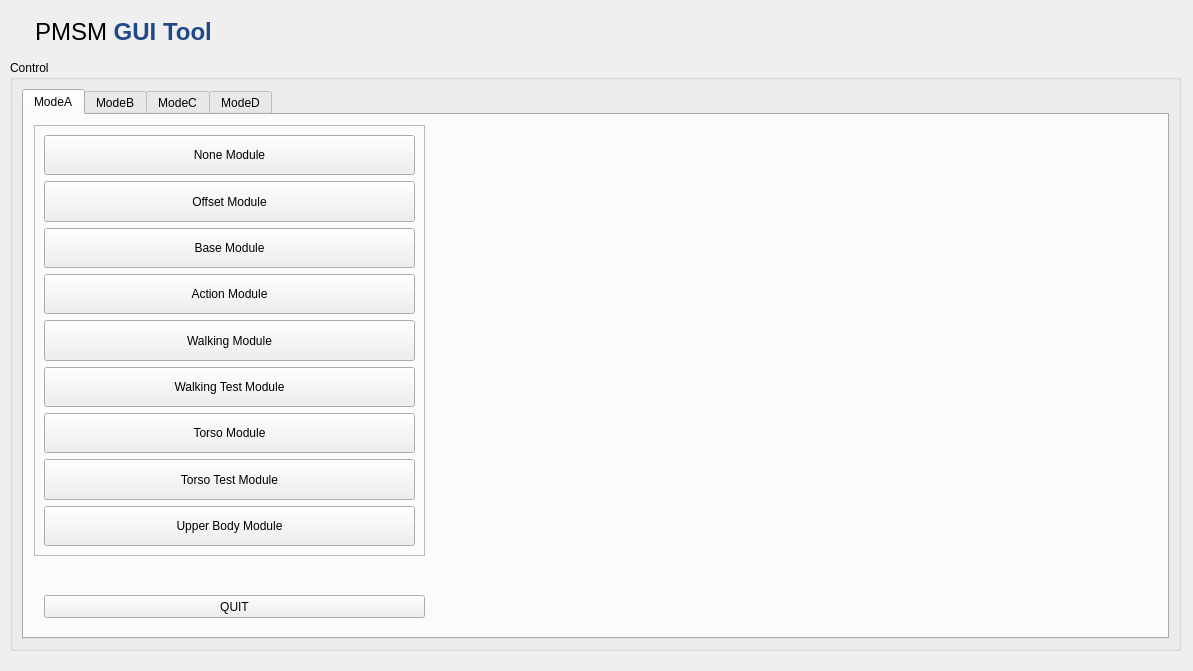
<?xml version="1.0" encoding="UTF-8"?>
<ui version="4.0">
 <class>MainWindowDesign</class>
 <widget class="QMainWindow" name="MainWindowDesign">
  <property name="geometry">
   <rect>
    <x>0</x>
    <y>0</y>
    <width>1193</width>
    <height>671</height>
   </rect>
  </property>
  <property name="windowTitle">
   <string>QRosApp</string>
  </property>
  <property name="windowIcon">
   <iconset resource="../../../../../../HERoEHS-ALICE-DisplayGUI/alice_display_gui/resources/images.qrc">
    <normaloff>:/images/icon.png</normaloff>:/images/icon.png</iconset>
  </property>
  <property name="locale">
   <locale language="English" country="Australia"/>
  </property>
  <widget class="QWidget" name="centralwidget">
   <widget class="QGroupBox" name="ControlgroupBox">
    <property name="geometry">
     <rect>
      <x>10</x>
      <y>60</y>
      <width>1171</width>
      <height>591</height>
     </rect>
    </property>
    <property name="title">
     <string>Control</string>
    </property>
    <layout class="QVBoxLayout" name="verticalLayout_4">
     <item>
      <widget class="QTabWidget" name="tab_manager">
       <property name="sizePolicy">
        <sizepolicy hsizetype="Preferred" vsizetype="Preferred">
         <horstretch>0</horstretch>
         <verstretch>0</verstretch>
        </sizepolicy>
       </property>
       <property name="currentIndex">
        <number>0</number>
       </property>
       <property name="tabBarAutoHide">
        <bool>false</bool>
       </property>
       <widget class="QWidget" name="system_tab">
        <attribute name="title">
         <string>ModeA</string>
        </attribute>
        <widget class="QFrame" name="frame_2">
         <property name="geometry">
          <rect>
           <x>10</x>
           <y>10</y>
           <width>391</width>
           <height>431</height>
          </rect>
         </property>
         <property name="frameShape">
          <enum>QFrame::StyledPanel</enum>
         </property>
         <property name="frameShadow">
          <enum>QFrame::Raised</enum>
         </property>
         <layout class="QVBoxLayout" name="verticalLayout_20">
          <item>
           <widget class="QPushButton" name="none_module_button">
            <property name="sizePolicy">
             <sizepolicy hsizetype="Preferred" vsizetype="Preferred">
              <horstretch>0</horstretch>
              <verstretch>0</verstretch>
             </sizepolicy>
            </property>
            <property name="text">
             <string>None Module</string>
            </property>
           </widget>
          </item>
          <item>
           <widget class="QPushButton" name="tunning_module_button">
            <property name="sizePolicy">
             <sizepolicy hsizetype="Preferred" vsizetype="Preferred">
              <horstretch>0</horstretch>
              <verstretch>0</verstretch>
             </sizepolicy>
            </property>
            <property name="text">
             <string>Offset Module</string>
            </property>
           </widget>
          </item>
          <item>
           <widget class="QPushButton" name="base_module_button">
            <property name="sizePolicy">
             <sizepolicy hsizetype="Preferred" vsizetype="Preferred">
              <horstretch>0</horstretch>
              <verstretch>0</verstretch>
             </sizepolicy>
            </property>
            <property name="text">
             <string>Base Module</string>
            </property>
           </widget>
          </item>
          <item>
           <widget class="QPushButton" name="action_module_button">
            <property name="sizePolicy">
             <sizepolicy hsizetype="Preferred" vsizetype="Preferred">
              <horstretch>0</horstretch>
              <verstretch>0</verstretch>
             </sizepolicy>
            </property>
            <property name="text">
             <string>Action Module</string>
            </property>
           </widget>
          </item>
          <item>
           <widget class="QPushButton" name="online_walking_module_button">
            <property name="sizePolicy">
             <sizepolicy hsizetype="Preferred" vsizetype="Preferred">
              <horstretch>0</horstretch>
              <verstretch>0</verstretch>
             </sizepolicy>
            </property>
            <property name="text">
             <string>Walking Module</string>
            </property>
           </widget>
          </item>
          <item>
           <widget class="QPushButton" name="walking_test_module_button">
            <property name="sizePolicy">
             <sizepolicy hsizetype="Preferred" vsizetype="Preferred">
              <horstretch>0</horstretch>
              <verstretch>0</verstretch>
             </sizepolicy>
            </property>
            <property name="text">
             <string>Walking Test Module</string>
            </property>
           </widget>
          </item>
          <item>
           <widget class="QPushButton" name="torso_module_button">
            <property name="sizePolicy">
             <sizepolicy hsizetype="Preferred" vsizetype="Preferred">
              <horstretch>0</horstretch>
              <verstretch>0</verstretch>
             </sizepolicy>
            </property>
            <property name="text">
             <string>Torso Module</string>
            </property>
           </widget>
          </item>
          <item>
           <widget class="QPushButton" name="torso_test_module_button">
            <property name="sizePolicy">
             <sizepolicy hsizetype="Preferred" vsizetype="Preferred">
              <horstretch>0</horstretch>
              <verstretch>0</verstretch>
             </sizepolicy>
            </property>
            <property name="text">
             <string>Torso Test Module</string>
            </property>
           </widget>
          </item>
          <item>
           <widget class="QPushButton" name="upper_body_module_button">
            <property name="sizePolicy">
             <sizepolicy hsizetype="Preferred" vsizetype="Preferred">
              <horstretch>0</horstretch>
              <verstretch>0</verstretch>
             </sizepolicy>
            </property>
            <property name="text">
             <string>Upper Body Module</string>
            </property>
           </widget>
          </item>
         </layout>
        </widget>
        <widget class="QCustomPlot" name="plot_pmsm" native="true">
         <property name="geometry">
          <rect>
           <x>420</x>
           <y>10</y>
           <width>711</width>
           <height>431</height>
          </rect>
         </property>
        </widget>
        <widget class="QPushButton" name="quit">
         <property name="geometry">
          <rect>
           <x>20</x>
           <y>480</y>
           <width>381</width>
           <height>23</height>
          </rect>
         </property>
         <property name="text">
          <string>QUIT</string>
         </property>
        </widget>
       </widget>
       <widget class="QWidget" name="param_tab">
        <attribute name="title">
         <string>ModeB</string>
        </attribute>
        <widget class="QCustomPlot" name="plot_pmsm_2" native="true">
         <property name="geometry">
          <rect>
           <x>420</x>
           <y>10</y>
           <width>711</width>
           <height>431</height>
          </rect>
         </property>
        </widget>
        <widget class="QFrame" name="frame_3">
         <property name="geometry">
          <rect>
           <x>10</x>
           <y>10</y>
           <width>391</width>
           <height>431</height>
          </rect>
         </property>
         <property name="frameShape">
          <enum>QFrame::StyledPanel</enum>
         </property>
         <property name="frameShadow">
          <enum>QFrame::Raised</enum>
         </property>
         <layout class="QVBoxLayout" name="verticalLayout_21">
          <item>
           <widget class="QPushButton" name="none_module_button_2">
            <property name="sizePolicy">
             <sizepolicy hsizetype="Preferred" vsizetype="Preferred">
              <horstretch>0</horstretch>
              <verstretch>0</verstretch>
             </sizepolicy>
            </property>
            <property name="text">
             <string>None Module</string>
            </property>
           </widget>
          </item>
          <item>
           <widget class="QPushButton" name="tunning_module_button_2">
            <property name="sizePolicy">
             <sizepolicy hsizetype="Preferred" vsizetype="Preferred">
              <horstretch>0</horstretch>
              <verstretch>0</verstretch>
             </sizepolicy>
            </property>
            <property name="text">
             <string>Offset Module</string>
            </property>
           </widget>
          </item>
          <item>
           <widget class="QPushButton" name="base_module_button_2">
            <property name="sizePolicy">
             <sizepolicy hsizetype="Preferred" vsizetype="Preferred">
              <horstretch>0</horstretch>
              <verstretch>0</verstretch>
             </sizepolicy>
            </property>
            <property name="text">
             <string>Base Module</string>
            </property>
           </widget>
          </item>
          <item>
           <widget class="QPushButton" name="action_module_button_2">
            <property name="sizePolicy">
             <sizepolicy hsizetype="Preferred" vsizetype="Preferred">
              <horstretch>0</horstretch>
              <verstretch>0</verstretch>
             </sizepolicy>
            </property>
            <property name="text">
             <string>Action Module</string>
            </property>
           </widget>
          </item>
          <item>
           <widget class="QPushButton" name="online_walking_module_button_2">
            <property name="sizePolicy">
             <sizepolicy hsizetype="Preferred" vsizetype="Preferred">
              <horstretch>0</horstretch>
              <verstretch>0</verstretch>
             </sizepolicy>
            </property>
            <property name="text">
             <string>Walking Module</string>
            </property>
           </widget>
          </item>
          <item>
           <widget class="QPushButton" name="walking_test_module_button_2">
            <property name="sizePolicy">
             <sizepolicy hsizetype="Preferred" vsizetype="Preferred">
              <horstretch>0</horstretch>
              <verstretch>0</verstretch>
             </sizepolicy>
            </property>
            <property name="text">
             <string>Walking Test Module</string>
            </property>
           </widget>
          </item>
          <item>
           <widget class="QPushButton" name="torso_module_button_2">
            <property name="sizePolicy">
             <sizepolicy hsizetype="Preferred" vsizetype="Preferred">
              <horstretch>0</horstretch>
              <verstretch>0</verstretch>
             </sizepolicy>
            </property>
            <property name="text">
             <string>Torso Module</string>
            </property>
           </widget>
          </item>
          <item>
           <widget class="QPushButton" name="torso_test_module_button_2">
            <property name="sizePolicy">
             <sizepolicy hsizetype="Preferred" vsizetype="Preferred">
              <horstretch>0</horstretch>
              <verstretch>0</verstretch>
             </sizepolicy>
            </property>
            <property name="text">
             <string>Torso Test Module</string>
            </property>
           </widget>
          </item>
          <item>
           <widget class="QPushButton" name="upper_body_module_button_2">
            <property name="sizePolicy">
             <sizepolicy hsizetype="Preferred" vsizetype="Preferred">
              <horstretch>0</horstretch>
              <verstretch>0</verstretch>
             </sizepolicy>
            </property>
            <property name="text">
             <string>Upper Body Module</string>
            </property>
           </widget>
          </item>
         </layout>
        </widget>
       </widget>
       <widget class="QWidget" name="walking_tab">
        <attribute name="title">
         <string>ModeC</string>
        </attribute>
        <layout class="QVBoxLayout" name="verticalLayout_15">
         <item>
          <widget class="QCustomPlot" name="plot_pmsm_3" native="true"/>
         </item>
        </layout>
       </widget>
       <widget class="QWidget" name="torso_tab">
        <attribute name="title">
         <string>ModeD</string>
        </attribute>
        <widget class="QFrame" name="frame_13">
         <property name="geometry">
          <rect>
           <x>10</x>
           <y>10</y>
           <width>791</width>
           <height>381</height>
          </rect>
         </property>
         <property name="sizePolicy">
          <sizepolicy hsizetype="Fixed" vsizetype="Preferred">
           <horstretch>0</horstretch>
           <verstretch>0</verstretch>
          </sizepolicy>
         </property>
         <property name="frameShape">
          <enum>QFrame::StyledPanel</enum>
         </property>
         <property name="frameShadow">
          <enum>QFrame::Raised</enum>
         </property>
         <layout class="QGridLayout" name="gridLayout_2">
          <item row="0" column="0" colspan="3">
           <widget class="QFrame" name="frame_14">
            <property name="frameShape">
             <enum>QFrame::StyledPanel</enum>
            </property>
            <property name="frameShadow">
             <enum>QFrame::Raised</enum>
            </property>
            <layout class="QHBoxLayout" name="horizontalLayout_10">
             <item>
              <widget class="QPushButton" name="torso_auto">
               <property name="sizePolicy">
                <sizepolicy hsizetype="Preferred" vsizetype="Preferred">
                 <horstretch>0</horstretch>
                 <verstretch>0</verstretch>
                </sizepolicy>
               </property>
               <property name="text">
                <string>Auto</string>
               </property>
              </widget>
             </item>
             <item>
              <widget class="QPushButton" name="torso_manual">
               <property name="sizePolicy">
                <sizepolicy hsizetype="Preferred" vsizetype="Preferred">
                 <horstretch>0</horstretch>
                 <verstretch>0</verstretch>
                </sizepolicy>
               </property>
               <property name="text">
                <string>Manual</string>
               </property>
              </widget>
             </item>
            </layout>
           </widget>
          </item>
          <item row="1" column="0" colspan="3">
           <widget class="QGroupBox" name="groupBox_35">
            <property name="sizePolicy">
             <sizepolicy hsizetype="Preferred" vsizetype="Preferred">
              <horstretch>0</horstretch>
              <verstretch>0</verstretch>
             </sizepolicy>
            </property>
            <property name="title">
             <string>Mode</string>
            </property>
            <layout class="QHBoxLayout" name="horizontalLayout_6">
             <item>
              <widget class="QPushButton" name="torso_scan">
               <property name="sizePolicy">
                <sizepolicy hsizetype="Expanding" vsizetype="Preferred">
                 <horstretch>0</horstretch>
                 <verstretch>0</verstretch>
                </sizepolicy>
               </property>
               <property name="text">
                <string>Scan</string>
               </property>
              </widget>
             </item>
             <item>
              <widget class="QPushButton" name="torso_searching">
               <property name="sizePolicy">
                <sizepolicy hsizetype="Expanding" vsizetype="Preferred">
                 <horstretch>0</horstretch>
                 <verstretch>0</verstretch>
                </sizepolicy>
               </property>
               <property name="text">
                <string>Searching</string>
               </property>
              </widget>
             </item>
             <item>
              <widget class="QPushButton" name="torso_ballcheck">
               <property name="sizePolicy">
                <sizepolicy hsizetype="Expanding" vsizetype="Preferred">
                 <horstretch>0</horstretch>
                 <verstretch>0</verstretch>
                </sizepolicy>
               </property>
               <property name="text">
                <string>Ball Check</string>
               </property>
              </widget>
             </item>
             <item>
              <widget class="QPushButton" name="torso_tracking">
               <property name="sizePolicy">
                <sizepolicy hsizetype="Expanding" vsizetype="Preferred">
                 <horstretch>0</horstretch>
                 <verstretch>0</verstretch>
                </sizepolicy>
               </property>
               <property name="text">
                <string>Tracking</string>
               </property>
              </widget>
             </item>
            </layout>
           </widget>
          </item>
          <item row="3" column="0">
           <widget class="QGroupBox" name="groupBox_36">
            <property name="title">
             <string>Manual</string>
            </property>
            <layout class="QFormLayout" name="formLayout_24">
             <item row="1" column="1">
              <widget class="QLineEdit" name="torso_x_axis">
               <property name="sizePolicy">
                <sizepolicy hsizetype="Preferred" vsizetype="Preferred">
                 <horstretch>0</horstretch>
                 <verstretch>1</verstretch>
                </sizepolicy>
               </property>
              </widget>
             </item>
             <item row="2" column="0">
              <widget class="QLabel" name="torso_y_pos">
               <property name="sizePolicy">
                <sizepolicy hsizetype="Preferred" vsizetype="Preferred">
                 <horstretch>0</horstretch>
                 <verstretch>1</verstretch>
                </sizepolicy>
               </property>
               <property name="font">
                <font>
                 <pointsize>30</pointsize>
                </font>
               </property>
               <property name="text">
                <string>Yaw</string>
               </property>
              </widget>
             </item>
             <item row="2" column="1">
              <widget class="QLineEdit" name="torso_y_axis">
               <property name="sizePolicy">
                <sizepolicy hsizetype="Preferred" vsizetype="Preferred">
                 <horstretch>0</horstretch>
                 <verstretch>1</verstretch>
                </sizepolicy>
               </property>
              </widget>
             </item>
             <item row="3" column="1">
              <widget class="QPushButton" name="torso_axis_send">
               <property name="sizePolicy">
                <sizepolicy hsizetype="Preferred" vsizetype="Preferred">
                 <horstretch>0</horstretch>
                 <verstretch>1</verstretch>
                </sizepolicy>
               </property>
               <property name="font">
                <font>
                 <pointsize>25</pointsize>
                </font>
               </property>
               <property name="text">
                <string>send</string>
               </property>
              </widget>
             </item>
             <item row="1" column="0">
              <widget class="QLabel" name="torso_x_pos">
               <property name="sizePolicy">
                <sizepolicy hsizetype="Preferred" vsizetype="Preferred">
                 <horstretch>0</horstretch>
                 <verstretch>1</verstretch>
                </sizepolicy>
               </property>
               <property name="font">
                <font>
                 <pointsize>30</pointsize>
                </font>
               </property>
               <property name="text">
                <string>Pitch</string>
               </property>
              </widget>
             </item>
            </layout>
           </widget>
          </item>
          <item row="3" column="1">
           <widget class="QGroupBox" name="groupBox_37">
            <property name="sizePolicy">
             <sizepolicy hsizetype="Expanding" vsizetype="Expanding">
              <horstretch>0</horstretch>
              <verstretch>0</verstretch>
             </sizepolicy>
            </property>
            <property name="title">
             <string/>
            </property>
            <widget class="QPushButton" name="torso_stop">
             <property name="geometry">
              <rect>
               <x>50</x>
               <y>40</y>
               <width>281</width>
               <height>171</height>
              </rect>
             </property>
             <property name="sizePolicy">
              <sizepolicy hsizetype="Expanding" vsizetype="Expanding">
               <horstretch>0</horstretch>
               <verstretch>0</verstretch>
              </sizepolicy>
             </property>
             <property name="font">
              <font>
               <pointsize>30</pointsize>
              </font>
             </property>
             <property name="text">
              <string>Stop</string>
             </property>
            </widget>
           </widget>
          </item>
         </layout>
        </widget>
        <widget class="QGroupBox" name="groupBox_38">
         <property name="geometry">
          <rect>
           <x>10</x>
           <y>400</y>
           <width>271</width>
           <height>81</height>
          </rect>
         </property>
         <property name="title">
          <string>UpperBody Motion</string>
         </property>
         <layout class="QHBoxLayout" name="horizontalLayout_11">
          <item>
           <widget class="QPushButton" name="upper_body_arm_motion_start">
            <property name="text">
             <string>start</string>
            </property>
           </widget>
          </item>
          <item>
           <widget class="QPushButton" name="upper_body_arm_motion_end">
            <property name="text">
             <string>end</string>
            </property>
           </widget>
          </item>
         </layout>
        </widget>
       </widget>
      </widget>
     </item>
    </layout>
   </widget>
   <widget class="QLabel" name="label">
    <property name="geometry">
     <rect>
      <x>18</x>
      <y>12</y>
      <width>211</width>
      <height>41</height>
     </rect>
    </property>
    <property name="font">
     <font>
      <pointsize>24</pointsize>
     </font>
    </property>
    <property name="text">
     <string>&lt;html&gt;&lt;head/&gt;&lt;body&gt;&lt;p align=&quot;center&quot;&gt;&lt;span style=&quot; font-size:18pt; color:#000000;&quot;&gt;PMSM &lt;/span&gt;&lt;span style=&quot; font-size:18pt; font-weight:600; color:#204a87;&quot;&gt;GUI Tool&lt;/span&gt;&lt;/p&gt;&lt;/body&gt;&lt;/html&gt;</string>
    </property>
   </widget>
  </widget>
  <action name="action_Quit">
   <property name="text">
    <string>&amp;Quit</string>
   </property>
   <property name="shortcut">
    <string>Ctrl+Q</string>
   </property>
   <property name="shortcutContext">
    <enum>Qt::ApplicationShortcut</enum>
   </property>
  </action>
  <action name="action_Preferences">
   <property name="text">
    <string>&amp;Preferences</string>
   </property>
  </action>
  <action name="actionAbout">
   <property name="text">
    <string>&amp;About</string>
   </property>
  </action>
  <action name="actionAbout_Qt">
   <property name="text">
    <string>About &amp;Qt</string>
   </property>
  </action>
 </widget>
 <customwidgets>
  <customwidget>
   <class>QCustomPlot</class>
   <extends>QWidget</extends>
   <header location="global">qcustomplot.h</header>
   <container>1</container>
  </customwidget>
 </customwidgets>
 <resources>
  <include location="../../../../../../HERoEHS-ALICE-DisplayGUI/alice_display_gui/resources/images.qrc"/>
  <include location="../../../../../../HERoEHS-ALICE-ControlGUI/alice_gui_test/resources/images.qrc"/>
  <include location="../resources/images.qrc"/>
 </resources>
 <connections>
  <connection>
   <sender>action_Quit</sender>
   <signal>triggered()</signal>
   <receiver>MainWindowDesign</receiver>
   <slot>close()</slot>
   <hints>
    <hint type="sourcelabel">
     <x>-1</x>
     <y>-1</y>
    </hint>
    <hint type="destinationlabel">
     <x>399</x>
     <y>299</y>
    </hint>
   </hints>
  </connection>
 </connections>
</ui>
